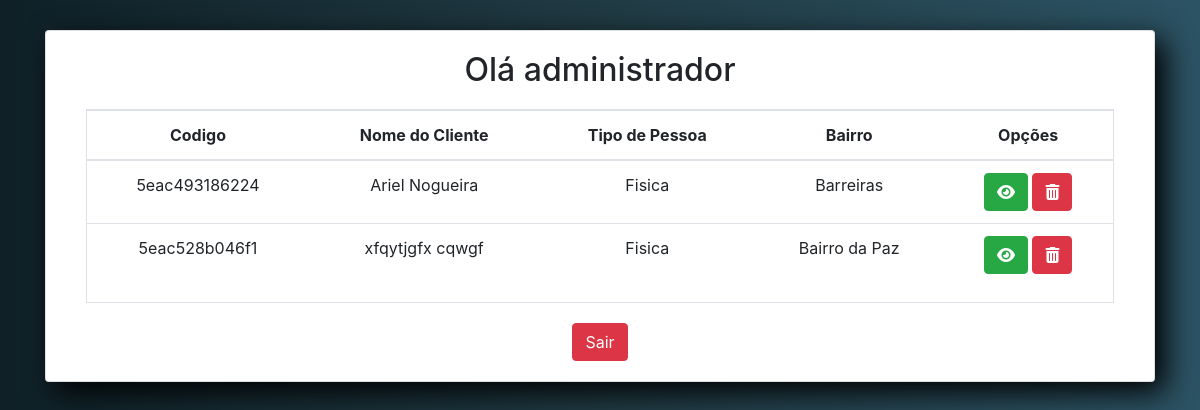
/representante.php (signed in), run on the app's committed database.
### tables this page shows
CREATE TABLE `novo_cliente` (
  `tipoPessoa` varchar(11) NOT NULL,
  `id_cliente` varchar(30) NOT NULL,
  `nome` varchar(255) NOT NULL,
  `nome_2` varchar(255) NOT NULL,
  `qtd_pares` varchar(50) NOT NULL,
  `logradouro` varchar(511) NOT NULL,
  `cep` varchar(10) NOT NULL,
  `num` int(5) DEFAULT NULL,
  `complemento` varchar(512) DEFAULT NULL,
  `id_bairro` int(11) NOT NULL,
  `cidade` varchar(50) NOT NULL,
  `email` varchar(255) NOT NULL,
  `cel` varchar(14) NOT NULL,
  `status` varchar(20) NOT NULL DEFAULT 'Não Atendido',
  `rg_ie` varchar(25) DEFAULT NULL,
  `cpf_cnpj` varchar(15) DEFAULT NULL,
  `hora_cadastro` timestamp NOT NULL DEFAULT current_timestamp() ON UPDATE current_timestamp()
);

CREATE TABLE `bairro` (
  `id_bairro` int(11) NOT NULL,
  `nome_bairro` varchar(255) NOT NULL,
  `id_representante` int(11) NOT NULL
);

### representante.php (the view, shortened to what this page needs)
<?php
include_once "conecta_bd.php";
$id_repre = $_SESSION['id_repre'];
$sql = "SELECT *
        FROM `novo_cliente` as a
        INNER JOIN bairro as b
        ON a.id_bairro = b.id_bairro
        WHERE b.id_representante = '$id_repre' ";
$stt = $conn->prepare($sql);
$stt->execute();
?>
<!DOCTYPE html>
<html lang="en">
<head>
    <link href="./css/bootstrap.min.css" rel="stylesheet">
    <link href="./css/estilo.css" rel="stylesheet">
</head>
<body>
    <main>
        <div class="container">
            <div class="card card-marg">
                <div class="card-body text-center">
                <h2>Olá <?php echo $_SESSION['nome_repre'] ?></h2>
                    <div class="border">
                        <table class="table">
                            <thead>
                                <tr>
                                    <th>Codigo</th>
                                    <th>Nome do Cliente</th>
                                    <th>Tipo de Pessoa</th>
                                    <th>Bairro</th>
                                    <th>Opções</th>
                                </tr>
                            </thead>
                            <tbody>
                                <?php
                                while ($row = $stt->fetch(PDO::FETCH_ASSOC)) {
                                    $nome = $row['nome'];
                                    $nome_2 = $row['nome_2'];
                                    $id_cliente = $row['id_cliente'];
                                    $tipoPessoa = $row['tipoPessoa'];
                                    $bairro = $row['nome_bairro'];
                                ?>
                                    <tr>
                                        <td><?php echo "$id_cliente" ?></td>
                                        <td><?php echo "$nome $nome_2 " ?></td>
                                        <td><?php echo "$tipoPessoa" ?></td>
                                        <td><?php echo "$bairro" ?></td>
                                        <td>
                                            <button class='btn btn-success' data-toggle="modal" data-target=".bd-example-modal-lg"><i class='fas fa-eye'></i></button>
                                            <button class='btn btn-danger'><i class='fas fa-trash-alt'></i></button>
                                        </td>
                                    </tr>
                                <?php } ?>
                            </tbody>
                        </table>
                    </div>
                    <a href="logout.php" class="btn btn-danger">Sair</a>
                </div>
            </div>
        </div>
    </main>
</body>
</html>

### css/estilo.css (style rules this page uses)
* { box-sizing: border-box }
body { background: #0f2027; background: -webkit-linear-gradient(to right, #0f2027, #203a43, #2c5364); background: linear-gradient(to right, #0f2027, #203a43, #2c5364); }
.card-marg { width: 100%; margin-bottom: 10px; margin-top: 30px; box-shadow: 10px 10px 30px #000; }
.border { margin: 20px; }

### data on the page
novo_cliente: id_cliente "5eac493186224", nome "Ariel", nome_2 "Nogueira", tipoPessoa "Fisica", id_bairro.nome_bairro "Barreiras"
novo_cliente: id_cliente "5eac528b046f1", nome "xfqytjgfx", nome_2 "cqwgf", tipoPessoa "Fisica", id_bairro.nome_bairro "Bairro da Paz"

### other printed values
$_SESSION['nome_repre'] "administrador"
